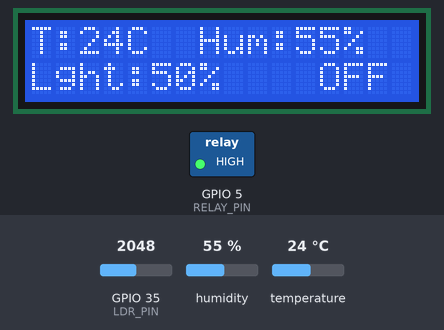
This sketch was run on a simulated ESP32. Shown: 16×2 character LCD, switched loads named in the sketch (green lamp = pin HIGH). The test bench sets the inputs (shaded band); at power-on: GPIO 35 (LDR_PIN) = 2048, humidity 55 %, temperature 24 °C.

Above: at 3.2 s.
3.3 s: GPIO 35 (LDR_PIN) set to 1259
At 4.6 s:
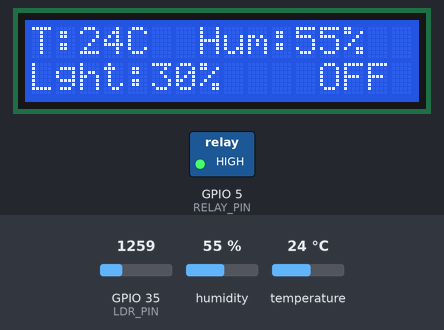
5.1 s: GPIO 35 (LDR_PIN) set to 1154
At 5.9 s:
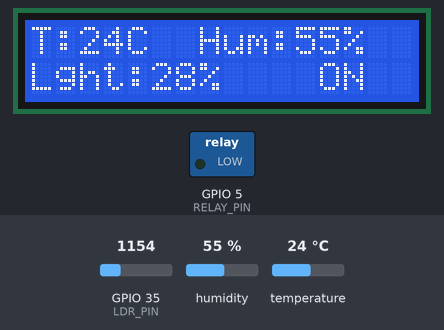
6.6 s: humidity set to 22 %
At 9.3 s:
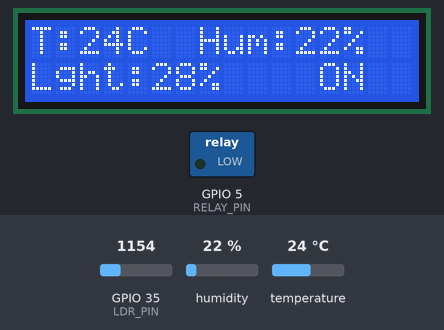
9.7 s: temperature set to 12 °C
At 11.1 s:
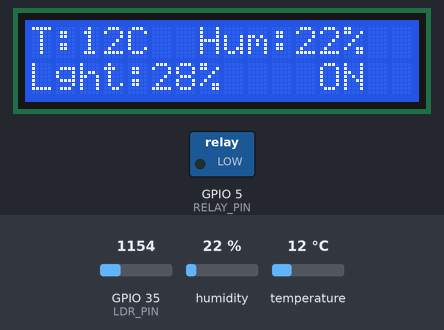
11.8 s: humidity set to 40 %
At 12.8 s:
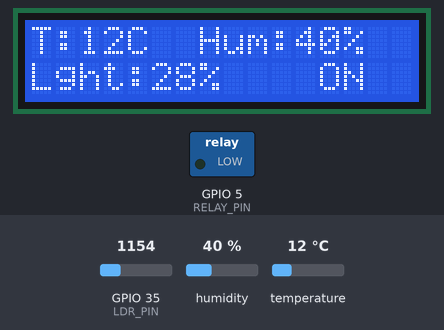
13.8 s: GPIO 35 (LDR_PIN) set to 1228
Timing chart, 0 to 16.3 s (numbered marks = the images above; inputs shaded):
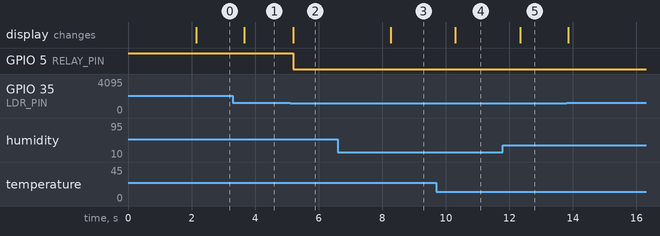

Measured:
- the behaviour switches between 1229 and 1228 on GPIO 35 (LDR_PIN) (found by bisection; images 1 and 2)
- after the input at 3.3 s, the display: changes after 0.36 s (image 1)
- after the input at 5.1 s, GPIO 5 (RELAY_PIN): HIGH → LOW after 0.10 s; the display: changes after 0.10 s (image 2)
- after the input at 6.6 s, the display: changes after 1.7 s (image 3)
- after the input at 9.7 s, the display: changes after 0.60 s (image 4)
- after the input at 11.8 s, the display: changes after 0.54 s (image 5)

The sketch:

code.ino
```cpp
//Ahmed Salah
#include <Wire.h>
#include <LiquidCrystal_I2C.h>
#include "DHT.h"

#define DHTPIN 4
#define DHTTYPE DHT11
#define LDR_PIN 35
#define RELAY_PIN 5

LiquidCrystal_I2C lcd(0x27, 16, 2);
DHT dht(DHTPIN, DHTTYPE);

int lastTemp = -1;
int lastHum = -1;
int lastLight = -1;
int lastRelayState = -1;

void setup() {
  Serial.begin(115200);
  pinMode(RELAY_PIN, OUTPUT);
  digitalWrite(RELAY_PIN, HIGH);

  lcd.begin();
  lcd.backlight();
  dht.begin();

  lcd.setCursor(0, 0);
  lcd.print("Smart GreenHouse");
  lcd.setCursor(0, 1);
  lcd.print("System Ready...");
  delay(2000);
  lcd.clear();
}

void loop() {

  float t = dht.readTemperature();
  float h = dht.readHumidity();
  int ldrValue = analogRead(LDR_PIN);
  int currentLight = map(ldrValue, 0, 4095, 0, 100);


  if (isnan(t) || isnan(h)) {
    Serial.println("Error reading DHT!");
    lcd.setCursor(0, 0);
    lcd.print("DHT Sensor Error");
    delay(2000);
    lcd.clear();
    return;
  }


  int currentTemp = (int)t;
  int currentHum = (int)h;


  if (currentTemp != lastTemp || currentHum != lastHum) {
    lcd.setCursor(0, 0);
    lcd.print("T:"); lcd.print(currentTemp); lcd.print("C  ");
    lcd.print("Hum:"); lcd.print(currentHum); lcd.print("%  ");

    lastTemp = currentTemp;
    lastHum = currentHum;
  }


  int currentRelayState = (currentLight < 30) ? 1 : 0;


  if (currentLight != lastLight || currentRelayState != lastRelayState) {
    lcd.setCursor(0, 1);
    lcd.print("Lght:"); lcd.print(currentLight); lcd.print("%  ");

    if (currentRelayState == 1) {
      digitalWrite(RELAY_PIN, LOW);
      lcd.setCursor(12, 1);
      lcd.print("ON ");
    } else {
      digitalWrite(RELAY_PIN, HIGH);
      lcd.setCursor(12, 1);
      lcd.print("OFF");
    }

    lastLight = currentLight;
    lastRelayState = currentRelayState;
  }

  delay(500);
}
```
